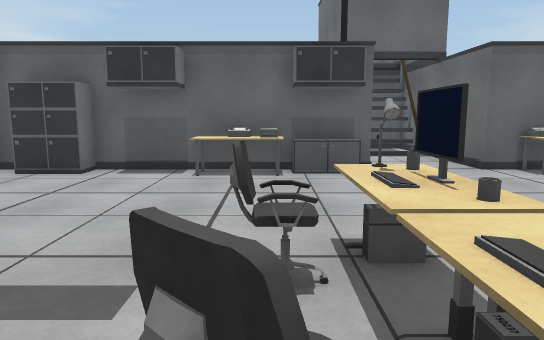
view 1 (above)

14 first-person views from a walk through a 3-D level made in the Unity game engine. The camera is 1.3 m above the floor, tilts 8° down and sees 70° across. The floor is counted in squares, 1 m on a side. Each view is taken from the middle of a square. On the plan, view 1 faces up. The plan holds only what a view shows up to about 16 squares ahead; the rest is blank. The player is left out. Door leaves are left out, so doorways stand open. Some surface patterns are stand-ins.

view 2
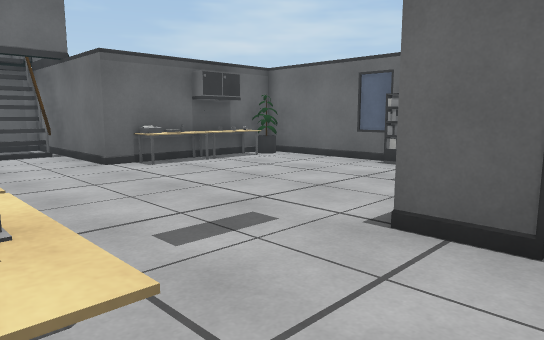

view 3
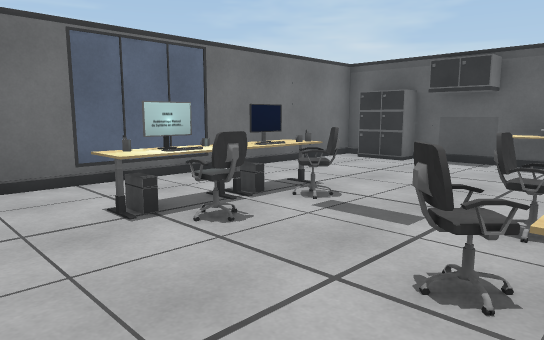

view 4
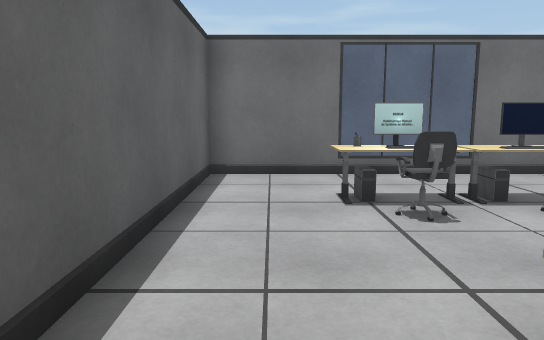

view 5
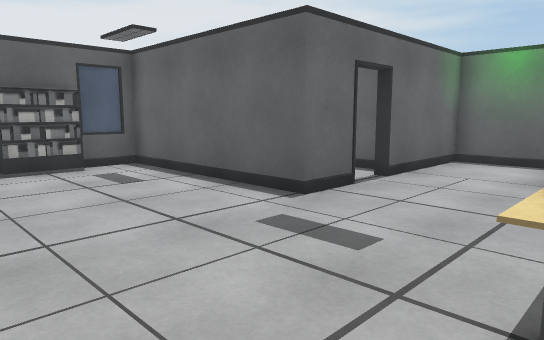

view 6
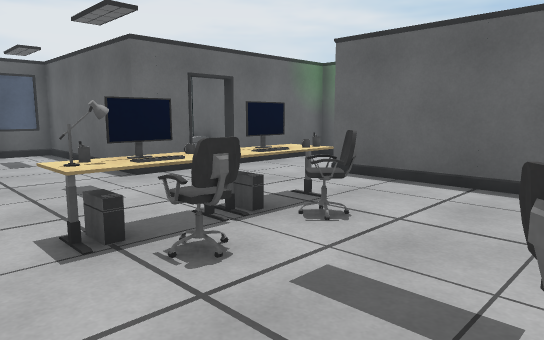

view 7
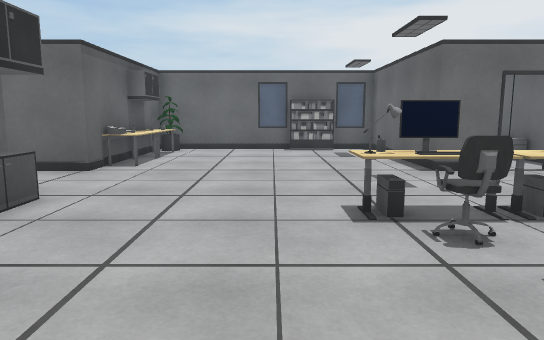

view 8
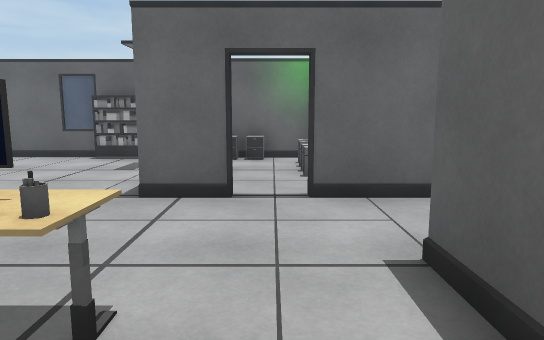

view 9
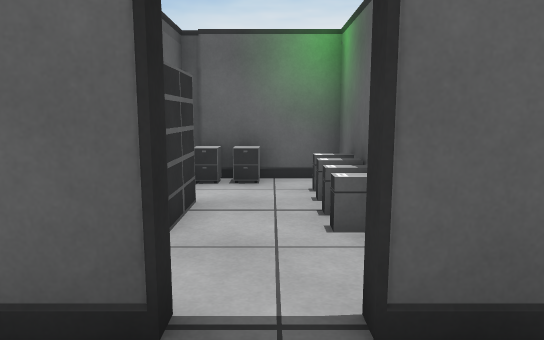

view 10
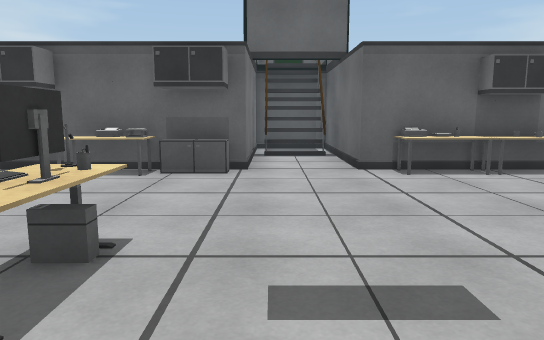

view 11
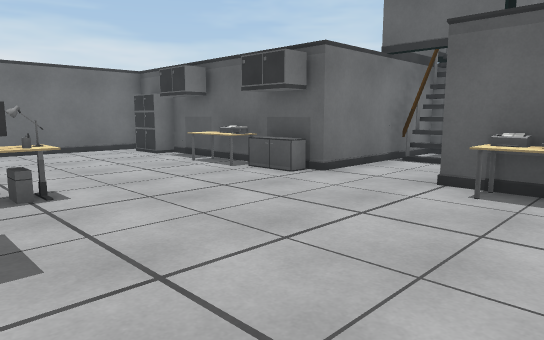

view 12
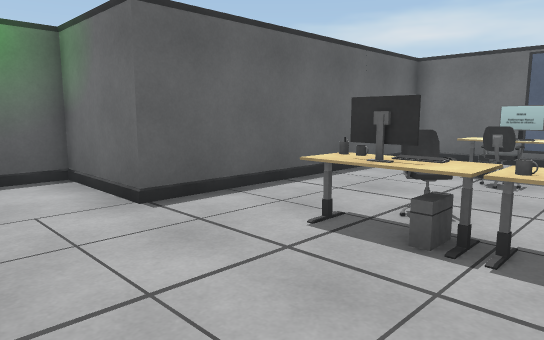

view 13
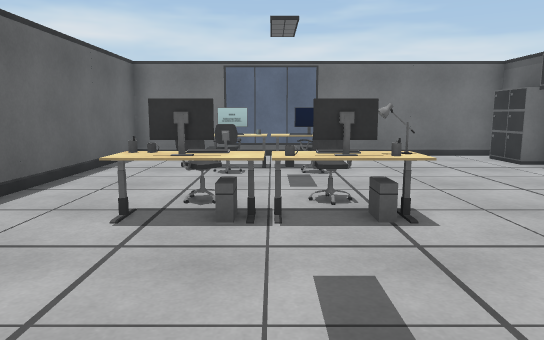

view 14
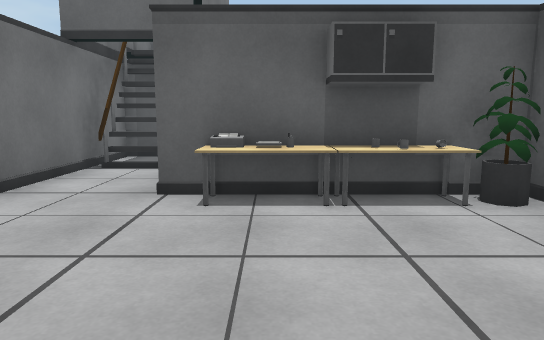

### Floor plan
Key: @ floor where view 1 was taken; # wall or solid block; . floor; D open door; = window, fence, low wall or low ledge; ^ raised ledge; C cabinet; P printer; H chair; K keyboard; M mug; S shelf; E server; O other object.
Columns run from 7 left of view 1 to 11 right of it. Each row starts with its distance up from view 1.
 15          ####
 14          #^^#
 13          ##O#
 12          #..#
 11          #..#
 10          #..#
  9 #CCC##P^CC...POOOO#
  8 #.....^^.........O#
  7 #.................#
  6 #.................#
  5 #.................#
  4 #.......=.........S
  3 #.OOH..HK.........S
  2 #..^....M.........#
  1 #..OH..H^...#######
  0 #..^...@^...#..S.CC
 -1 #...........DD....C
 -2 #...........#DE####
 -3 ##########..####
 -4          #..#
 -5          #..#
 -6          ####

Where each view was taken, in squares from view 1:
view 1: 0 up, 0 right, facing up
view 2: 1 down, 1 right, facing up-right
view 3: 2 down, 1 right, facing up-left
view 4: 1 down, 2 right, facing left
view 5: 6 up, 1 right, facing down-right
view 6: 5 up, 3 left, facing down-right
view 7: 5 up, 4 left, facing right
view 8: 1 down, 1 left, facing right
view 9: 1 down, 3 right, facing right
view 10: 0 up, 3 right, facing up
view 11: 2 up, 8 right, facing up-left
view 12: 3 up, 5 right, facing down-left
view 13: 2 up, 6 right, facing left
view 14: 3 up, 7 right, facing up
